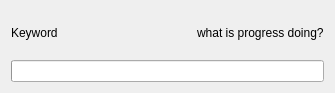
<?xml version="1.0" encoding="UTF-8"?>
<ui version="4.0">
 <class>popup_progress</class>
 <widget class="QWidget" name="popup_progress">
  <property name="geometry">
   <rect>
    <x>0</x>
    <y>0</y>
    <width>335</width>
    <height>93</height>
   </rect>
  </property>
  <property name="windowTitle">
   <string>Loading</string>
  </property>
  <layout class="QGridLayout" name="gridLayout">
   <item row="0" column="0">
    <widget class="QLabel" name="key_label">
     <property name="styleSheet">
      <string notr="true">font: 11pt &quot;Helvetica&quot;;</string>
     </property>
     <property name="text">
      <string>Keyword</string>
     </property>
    </widget>
   </item>
   <item row="0" column="1" alignment="Qt::AlignRight">
    <widget class="QLabel" name="progress_label">
     <property name="text">
      <string>what is progress doing?</string>
     </property>
    </widget>
   </item>
   <item row="2" column="0" colspan="2">
    <widget class="QProgressBar" name="progressBar">
     <property name="value">
      <number>0</number>
     </property>
     <property name="textVisible">
      <bool>false</bool>
     </property>
    </widget>
   </item>
  </layout>
 </widget>
 <resources/>
 <connections/>
</ui>
